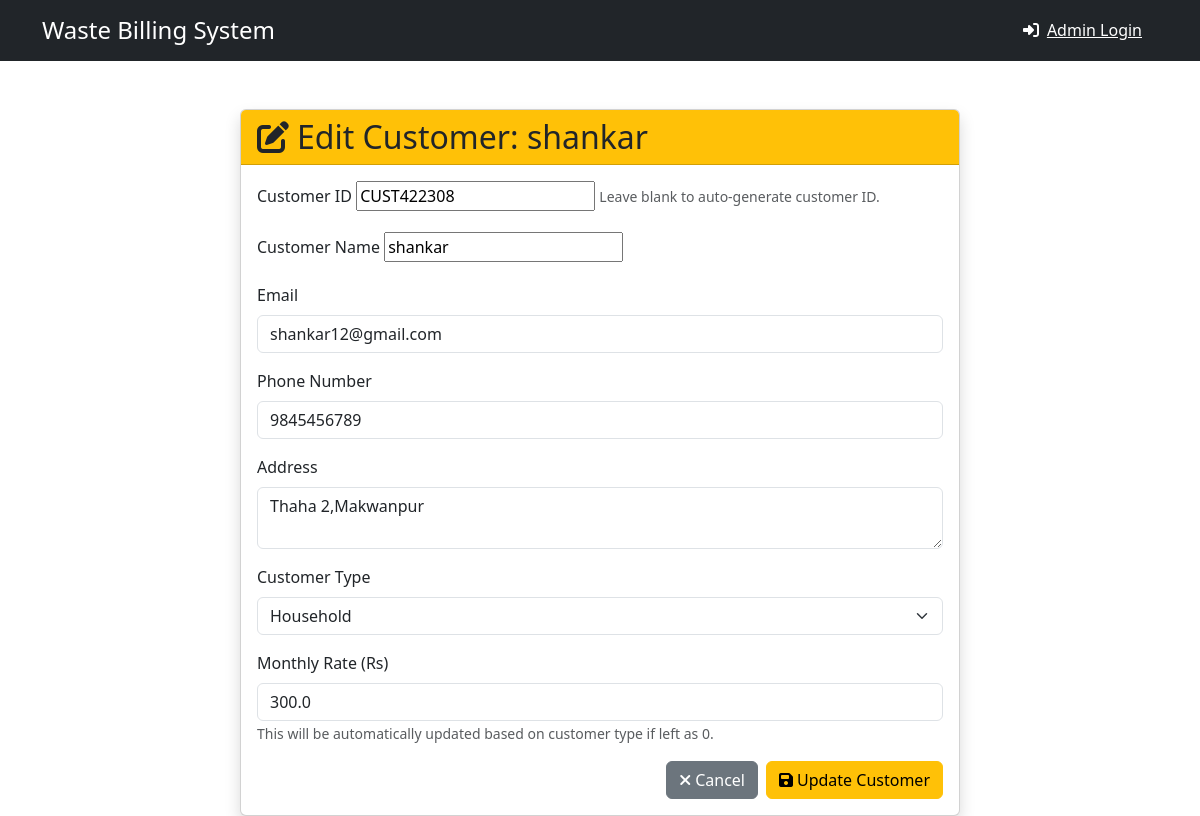
The app's page /customers/2/edit/ with its own data.
### core/models.py (models this page shows, shortened)
class Customer(models.Model):
    CUSTOMER_TYPES = [
        ('Household', 'Household'),
        ('Shop', 'Shop'),
        ('Hotel', 'Hotel'),
    ]
    customer_id = models.CharField(max_length=20, unique=True, blank=True)
    name = models.CharField(max_length=100)
    email = models.EmailField()
    phone = models.CharField(max_length=20,default='N/A')
    address = models.CharField(max_length=255, default='N/A')
    customer_type = models.CharField(max_length=20, choices=CUSTOMER_TYPES, default='Household')
    monthly_rate = models.FloatField(default=0)

### core/views.py (the view)
# urls.py: path('customers/<int:customer_id>/edit/', views.edit_customer, name='edit_customer'),
def edit_customer(request, customer_id):
    customer = get_object_or_404(Customer, id=customer_id)
    if request.method == 'POST':
        form = CustomerForm(request.POST, instance=customer)
        if form.is_valid():
            form.save()
            messages.success(request, f'Customer "{customer.name}" has been updated successfully.')
            return redirect('core:customer_detail', customer_id=customer.id)
    else:
        form = CustomerForm(instance=customer)
    return render(request, 'core/add_customer.html', {'form': form, 'customer': customer, 'is_edit': True})

### core/forms.py (shortened to what this page needs)
class CustomerForm(forms.ModelForm):
    class Meta:
        model = Customer
        fields = [
            'customer_id',
            'name',
            'email',
            'phone',
            'address',
            'customer_type',
            'monthly_rate'
        ]
    widgets = {
            'customer_id': forms.TextInput(attrs={
                'class': 'form-control',
                'placeholder': 'Auto-generated if left blank',
            }),
            'name': forms.TextInput(attrs={
                'class': 'form-control',
                'placeholder': 'Enter customer name',
            }),
        }

### core/templates/core/add_customer.html (shortened to what this page needs)
{% extends 'core/base.html' %}
{% block content %}
<div class="container mt-5">
    <div class="row justify-content-center">
        <div class="col-lg-8">
            <div class="card shadow">
                <div class="card-header {% if is_edit %}bg-warning text-dark{% else %}bg-primary text-white{% endif %}">
                    <h2 class="mb-0">
                        {% if is_edit %}
                            <i class="fas fa-edit me-2"></i>Edit Customer: {{ customer.name }}
                        {% else %}
                            <i class="fas fa-plus me-2"></i>Add New Customer
                        {% endif %}
                    </h2>
                </div>
                <div class="card-body">
                    <form method="POST" action="">
        <div class="mb-3">
             <label class="form-label">Customer ID</label>
            {{ form.customer_id }}
            <small class="text-muted">
                  Leave blank to auto-generate customer ID.
            </small>
        </div>
         <div class="mb-3">
          <label class="form-label">Customer Name</label>
         {{ form.name }}
        </div>
        <div class="mb-3">
            <label for="email" class="form-label">Email</label>
            <input type="email" class="form-control" id="email" name="email"
                   value="{% if customer %}{{ customer.email }}{% endif %}"
                   placeholder="Enter email address" required>
        </div>
        <div class="mb-3">
            <label for="phone" class="form-label">Phone Number</label>
            <input type="text" class="form-control" id="phone" name="phone"
                   value="{% if customer %}{{ customer.phone }}{% endif %}"
                   placeholder="Enter phone number">
        </div>
        <div class="mb-3">
            <label for="address" class="form-label">Address</label>
            <textarea class="form-control" id="address" name="address" rows="2"
                      placeholder="Enter address">{% if customer %}{{ customer.address }}{% endif %}</textarea>
        </div>
        <div class="mb-3">
            <label for="customer_type" class="form-label">Customer Type</label>
            <select class="form-select" id="customer_type" name="customer_type">
                <option value="Household" {% if customer and customer.customer_type == 'Household' %}selected{% endif %}>Household</option>
            </select>
        </div>
        <div class="mb-3">
            <label for="monthly_rate" class="form-label">Monthly Rate (Rs)</label>
            <input type="number" class="form-control" id="monthly_rate" name="monthly_rate"
                   value="{% if customer %}{{ customer.monthly_rate }}{% else %}0{% endif %}" required>
            <small class="text-muted">This will be automatically updated based on customer type if left as 0.</small>
        </div>
                        <div class="d-flex gap-2 justify-content-end">
                            <a href="{% if is_edit %}{% url 'core:customer_detail' customer.id %}{% else %}{% url 'core:customer_list' %}{% endif %}"
                               class="btn btn-secondary">
                                <i class="fas fa-times me-1"></i>Cancel
                            </a>
                            <button type="submit" class="btn {% if is_edit %}btn-warning{% else %}btn-success{% endif %}">
                                {% if is_edit %}
                                    <i class="fas fa-save me-1"></i>Update Customer
                                {% else %}
                                    <i class="fas fa-plus me-1"></i>Add Customer
                                {% endif %}
                            </button>
                        </div>
                    </form>
                </div>
            </div>
        </div>
    </div>
</div>
{% endblock %}

### records on screen
Customer: name "shankar", customer_id "CUST422308", email "shankar12@gmail.com", phone "9845456789", address "Thaha 2,Makwanpur", customer_type "Household", monthly_rate "300.0"
